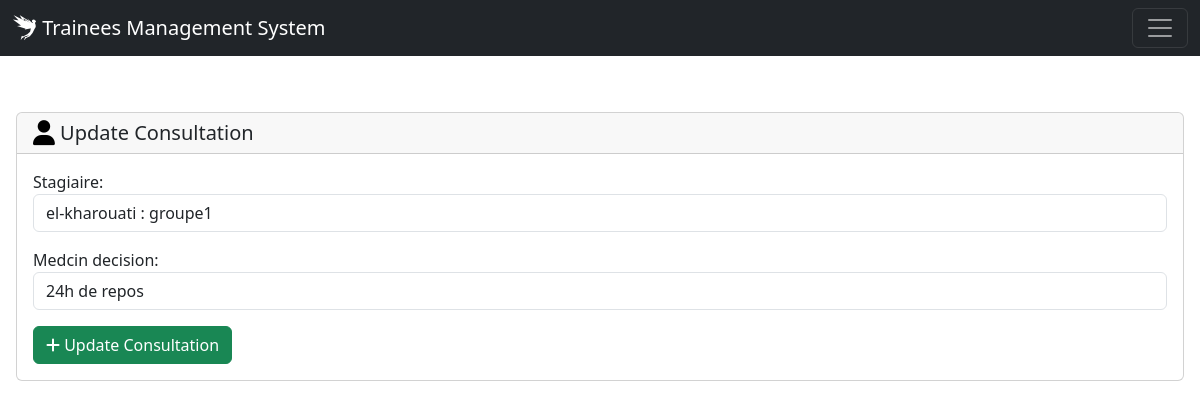
Page /edit_consultation/9 (signed in) on the committed database.
### Store/models.py (models this page shows, shortened)
class Consultation(models.Model):
    stagiaire = models.ForeignKey(Stagiaire, on_delete=models.CASCADE)
    medcin_decision = models.TextField(max_length=150,null=False)
    created_at = models.DateTimeField(auto_now=True)
    updated_at = models.DateTimeField(auto_now_add=True)

### Store/views.py (the view, shortened to what this page needs)
# urls.py: path('edit_consultation/<int:pk>', views.edit_consultation, name="edit_consultation"),
def edit_consultation(request, pk):
    if request.user.is_authenticated:
        if request.user.is_superuser:
            consultation = get_object_or_404(Consultation, id=pk)
            if request.method == 'POST':
                form = AdminConsultationForm(request.POST, instance=consultation)
                if form.is_valid():
                    form.save()
                    messages.success(request, 'Consultation has been Updated successfully.')
                    return redirect('consultations')
                else:
                    messages.error(request, 'Invalid Form.')
            else:
                form = AdminConsultationForm(instance=consultation)
            return render(request, 'consultation/update.html', {'form': form})
    else:
        messages.error(request, 'Login First to View the Contents')
        return redirect('logout')

### Store/forms.py
class AdminConsultationForm(forms.ModelForm):
    medcin_decision = forms.CharField(widget=forms.TextInput(attrs={'class': 'form-control', 'placeholder': 'La decision de medcin'}))
    class Meta:
        model = Consultation
        fields = ['stagiaire', 'medcin_decision']
    def __init__(self, *args, **kwargs):
        super().__init__(*args, **kwargs)
        self.fields['stagiaire'].queryset = Stagiaire.objects.all()
        self.fields['stagiaire'].widget.attrs.update({'class': 'form-control', 'placeholder': 'Select a Stagiaire'})

### Store/models.py (called while the page is built)
    def __str__(self):
        return f"{self.nom} : {self.groupe.name}"

### Store/templates/consultation/update.html (shortened to what this page needs)
{% extends 'base.html' %}
{% block content %}
<div class="card p-10">
  <h5 class="card-header"><i class="fa-solid fa-user fa-lg" style="color: black;"></i>
 Update Consultation</h5>
  <div class="card-body">
        <form method="POST" action="" enctype="multipart/form-data">
        {{ form.as_p }}
        <button type="submit" class="btn btn-success"><i class="fa-solid fa-plus"></i> Update Consultation</button>
        </form>
  </div>
</div>
{% endblock content %}

### rows in the picture
Consultation: stagiaire "el-kharouati : groupe1", medcin_decision "24h de repos"
